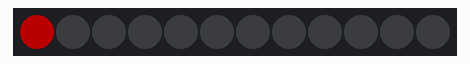
Simulated run of this sketch. Board: Arduino Uno, built with avr-gcc and run on an emulated ATmega328P. On the bench: 12 RGB LEDs in strip order, left to right. Dim RGB values are drawn brighter than linear.

Above: at 0.01 s.
At 5.02 s:
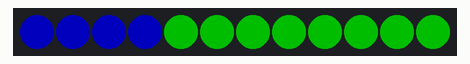
At 10.04 s:
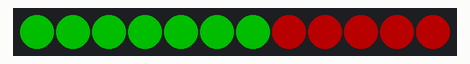
At 20.07 s:
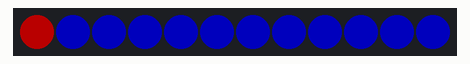
At 29.94 s:
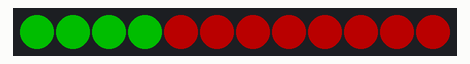
At 39.82 s:
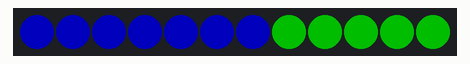

The sketch:

RingLed1.ino
```cpp
#include <Adafruit_NeoPixel.h>

#define PIN 9
#define NUMPIXELS 12
int delayval = 50;
int currentColor = 0;

Adafruit_NeoPixel strip = Adafruit_NeoPixel(NUMPIXELS, PIN, NEO_GRB + NEO_KHZ800);

void setup() {
  strip.begin();
  strip.setBrightness(100);
  strip.show();
}

void loop() {
  colorir(180,0,0);
  colorir(0,200,0);
  colorir(0,0,200);
}

void colorir(int r, int g, int b){
  for(int i=0; i<NUMPIXELS; i++){
     strip.setPixelColor(i, strip.Color(r,g,b));
     strip.show();
     delay(delayval);
  }
}
```
